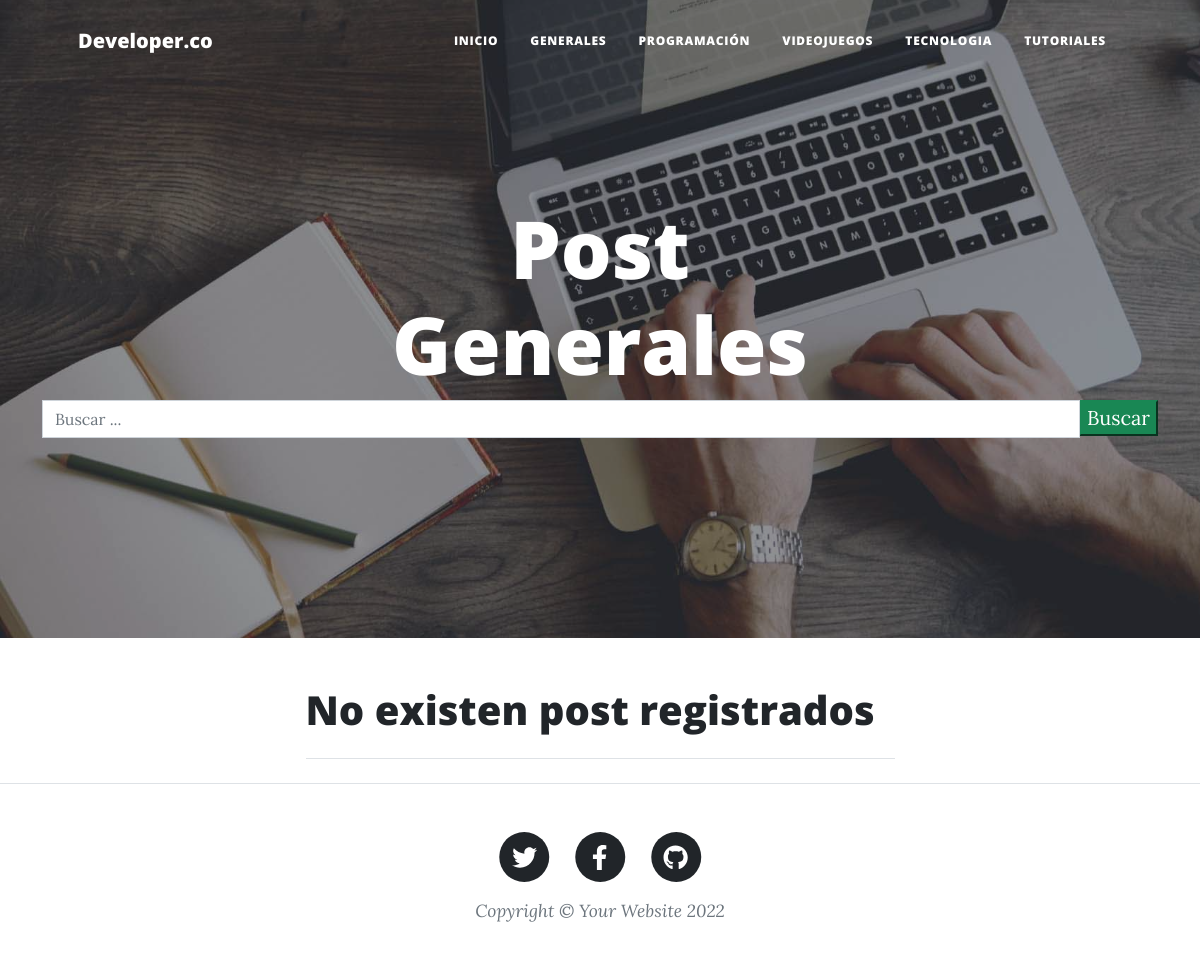
/generales/, run on an earlier commit of the app's database.
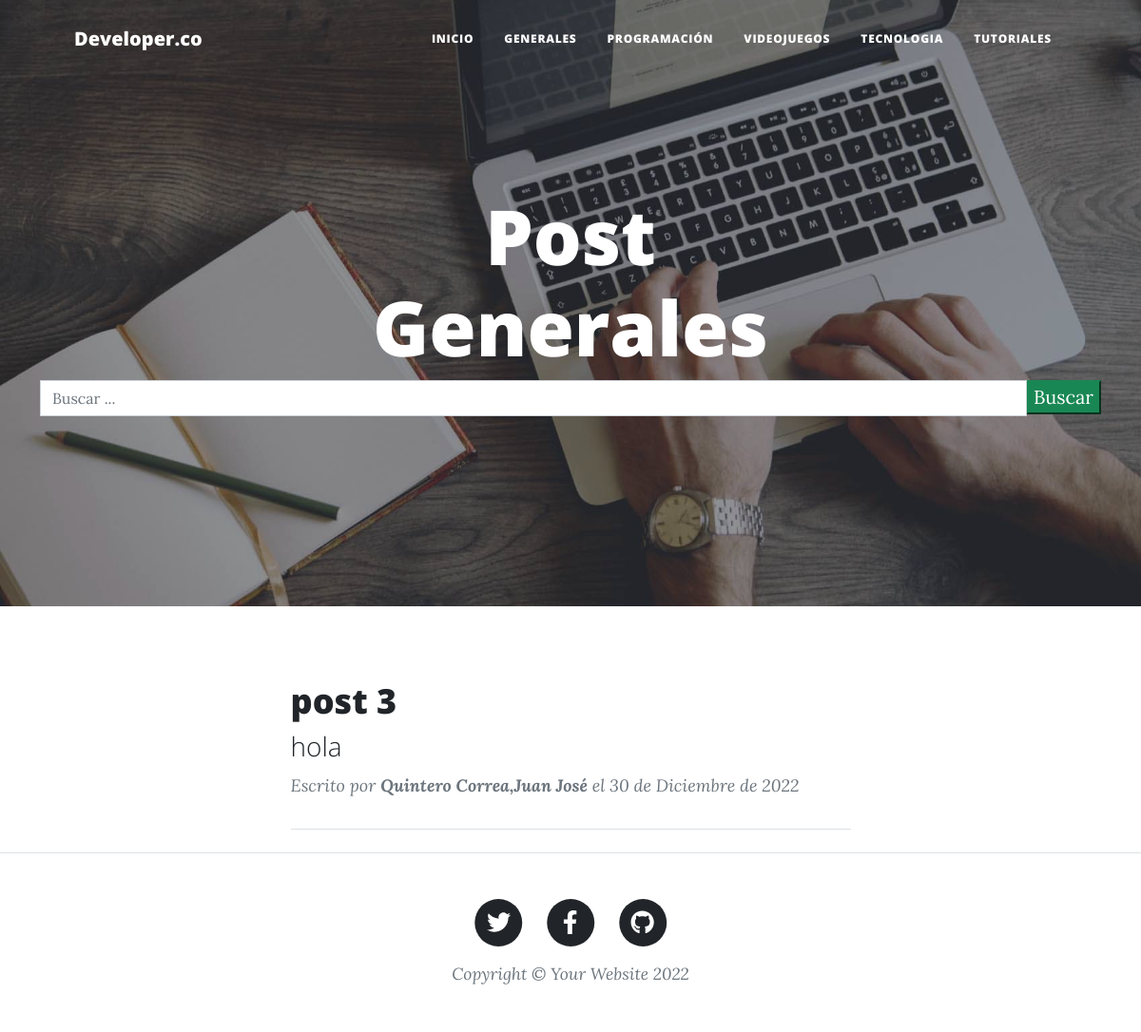
And on a later commit of the database.
### blog/models.py (models this page shows, shortened)
class Post(models.Model):
    id = models.AutoField(primary_key=True)
    titulo = models.CharField('Titulo',max_length=90,blank=False,null=False)
    slug = models.CharField('Slug',max_length=100,null=False,blank=False)
    descripcion = models.CharField('Descripción',max_length=110,blank=False,null=False)
    contenido = RichTextField('Contenido')
    imagen = models.URLField(max_length=255,blank=False,null=False)
    autor = models.ForeignKey(Autor, on_delete=models.CASCADE)
    categoria = models.ForeignKey(Categoria, on_delete=models.CASCADE)
    estado = models.BooleanField('Publicado/No Publicado',default=True)
    fecha_creacion = models.DateField('Fecha de Creación',auto_now=False,auto_now_add=True)
    class Meta:
        verbose_name = 'Post'
        verbose_name_plural = 'Posts'

class Autor(models.Model):
    id = models.AutoField(primary_key=True)
    nombres = models.CharField("Nombres de Autor",max_length=255,null=False,blank=False)
    apellidos = models.CharField("Apellidos de autor",max_length=255,null=False,blank=False)
    facebook = models.URLField("Facebook",null=True,blank=True)
    instagram = models.URLField("Instagram",null=True,blank=True)
    web = models.URLField("Web",null=True,blank=True)
    facebook = models.URLField("Facebook",null=True,blank=True)
    correo = models.EmailField("Correo Electrónico",blank=False,null=False)
    estado = models.BooleanField("Autor ACtivo/Autor no Activo",default=True)
    fecha_creacion = models.DateField("Fecha de Creación",auto_now=False,auto_now_add=True)
    class Meta:
        verbose_name = 'Autor'
        verbose_name_plural = 'Autores'
    def __str__(self):
        return '{0},{1}'.format(self.apellidos, self.nombres)

### blog/views.py (the view, shortened to what this page needs)
# urls.py: path('generales/', generales, name = 'generales'),
def generales(request):
    queryset = request.GET.get("buscar")
    posts = Post.objects.filter(
        estado = True,
        categoria = Categoria.objects.get(nombre__iexact='general')
    )
    paginator = Paginator(posts,2)
    page = request.GET.get('page')
    posts = paginator.get_page(page)
    return render(request, 'generales.html',{'posts':posts})

### templates/generales.html (shortened to what this page needs)
{% extends 'index.html' %}
{% load static %}
{% block imagen %}
    <header class="masthead" style="background-image: url('{% static 'assets/img/generales.jpg' %}')">
{% endblock imagen %}
{% block titulo_principal %}
    Post Generales
{% endblock titulo_principal%}

### templates/index.html (shortened to what the changed rows need)
{% load static %}
<!DOCTYPE html>
<html lang="es">
    <head>
        <link href="{% static 'css/styles.css' %}" rel="stylesheet" />
    </head>
    <body>
        {% block imagen %}<header class="masthead" style="background-image: url('{% static 'assets/img/home-bg.jpg' %}')">{% endblock imagen %}
            <div class="container position-relative px-4 px-lg-5">
                <div class="row gx-4 gx-lg-5 justify-content-center">
                    <div class="col-md-10 col-lg-8 col-xl-7">
                        <div class="site-heading">
                            <h1>{% block titulo_principal %}Blog Developer.co{% endblock titulo_principal %}</h1>
                        </div>
                    </div>
                </div>
            </div>
        </header>
        <div class="container px-4 px-lg-5">
            <div class="row gx-4 gx-lg-5 justify-content-center">
                <div class="col-md-10 col-lg-8 col-xl-7">
                    {% block contenido %}
                        {% if posts %}
                            {% for post in posts %}
                                <div class="post-preview">
                                    <a href="{% url 'blog:detalle_post' post.slug %}">
                                        <h2 class="post-title">{{ post.titulo }}</h2>
                                        <h3 class="post-subtitle">{{ post.descripcion }}</h3>
                                    </a>
                                    <p class="post-meta">Escrito por
                                        <strong>{{ post.autor }}</strong> el
                                        {{ post.fecha_creacion }}
                                    </p>
                                </div>
                            {% endfor %}
                        {% else %}
                                <h1>No existen post registrados</h1>
                        {% endif %}
                    {% endblock contenido %}
                    <hr class="my-4" />
                </div>
            </div>
        </div>
    </body>
</html>

What changed in the data, as far as the page shows it:
added Post: titulo "post 3", descripcion "hola", autor "Quintero Correa,Juan José", fecha_creacion "30 de Diciembre de 2022"
Also different on the page:
text no longer shown: "No existen post registrados"
